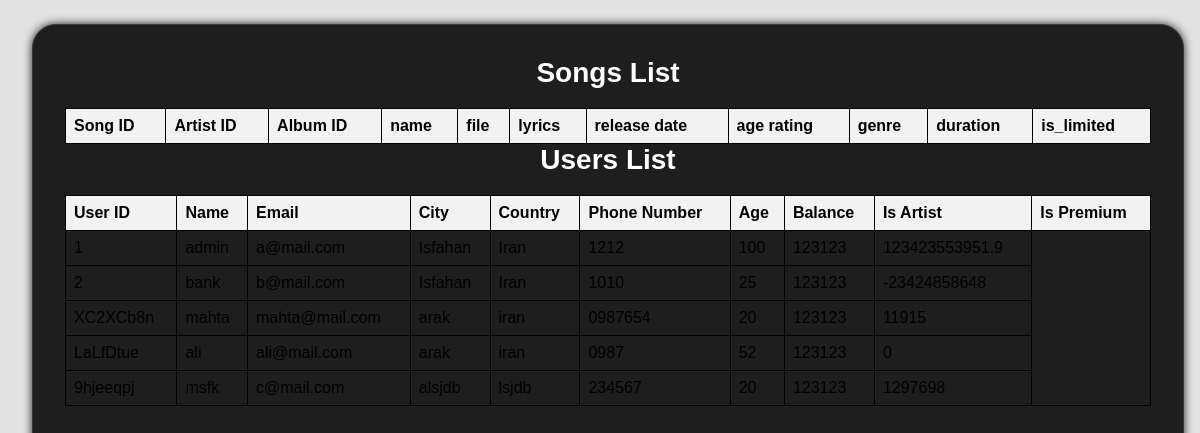
Page /participant on the committed database.
### tables this page shows
CREATE TABLE USERS (
            user_id TEXT PRIMARY KEY,
            name TEXT,
            email TEXT,
            city TEXT,
            country TEXT,
            phone TEXT,
            age INTEGER CHECK(age >= 9 AND age <= 120),
            password TEXT,
            balance INTEGER DEFAULT 0,
            is_artist BOOLEAN DEFAULT 0,
            is_premium BOOLEAN DEFAULT 0
        );

### app.py (the view)
@app.route("/participant")
def participants():
    with sqlite3.connect("database.db") as connect:
        cursor = connect.cursor()
        cursor.execute("SELECT * FROM USERS")
        data = cursor.fetchall()
    return render_template("participants.html", data=data)

### templates/participants.html (shortened to what this page needs)
<!DOCTYPE html>
<html>
  <head>
    <link
      rel="stylesheet"
      type="text/css"
      href="{{ url_for('static', filename='css/style.css') }}"
    />
  </head>
  <body>
    <div class="div-header">
      <h1>Songs List</h1>
      <table style="width: 100%">
        <tr>
          <th>Song ID</th>
          <th>Artist ID</th>
          <th>Album ID</th>
          <th>name</th>
          <th>file</th>
          <th>lyrics</th>
          <th>release date</th>
          <th>age rating</th>
          <th>genre</th>
          <th>duration</th>
          <th>is_limited</th>
        </tr>
      </table>
      <h1>Users List</h1>
      <table style="width: 100%">
        <tr>
          <th>User ID</th>
          <th>Name</th>
          <th>Email</th>
          <th>City</th>
          <th>Country</th>
          <th>Phone Number</th>
          <th>Age</th>
          <th>Balance</th>
          <th>Is Artist</th>
          <th>Is Premium</th>
        </tr>
        {% for participant in data %}
        <tr>
          <td>{{ participant[0] }}</td>
          <td>{{ participant[1] }}</td>
          <td>{{ participant[2] }}</td>
          <td>{{ participant[3] }}</td>
          <td>{{ participant[4] }}</td>
          <td>{{ participant[5] }}</td>
          <td>{{ participant[6] }}</td>
          <td>{{ participant[7] }}</td>
          <td>{{ participant[8] }}</td>
        </tr>
        {% endfor %}
      </table>
    </div>
  </body>
</html>

### static/css/style.css (style rules this page uses)
:root { --border-in: #9400d3; --border-out: hsl(0, 0%, 22%); --border-header: #383838; --background-main-card: #1e1e1f; --background-body: #000; --background-sub-div-card: #202022; --background-sub-div-card-2: rgba(44, 43, 43, 0.923); --background-header-title: hsl(240, 1%, 17%); --background-header-title-1: hsl(240, 1%, 20%); --box-shadow-1: 0 0 15px #111; --box-shadow-2: 0 0 10px #222; --box-shadow-3: 0 0 10px rgba(0, 0, 0, 0.722); font-family: "Poppins", sans-serif; --font-color-1: #fff; --font-color-2: #e2e2e2; --font-color-3: #d6d6d6bf; --font-color-4: #9400d3; --font-color-5: #000; --font-size-0: 28px; --font-size-1: 26px; --font-size-2: 18px; --font-size-3: 16px; --font-size-4: 12px; }
body { background-color:#e2e2e2; box-sizing: border-box; margin: 0; display: flex; flex-direction: column; min-height: 100vh; font-family: Arial, sans-serif; }
table { width: 100%; border-collapse: collapse; }
th, td { padding: 8px; text-align: left; border-bottom: 1px solid #ddd; }
.div-header { flex: 1; flex-direction: column; align-items: center; justify-content: flex-start; bottom: 2rem; top: 2rem; display: flex; text-align: center; min-width: 16rem; background-color: var(--background-main-card); border: 1px solid var(--border-out); border-radius: 1.5rem; box-shadow: var(--box-shadow-2); padding: 2rem; margin: 1.5rem 1rem 2rem 2rem; }
.div-header > * { margin-top: 0; }
.div-header h1 { font-size: var(--font-size-0); color: var(--font-color-1); }

### templates/participants.html (style rules this page uses)
table, th, td { border: 1px solid black; border-collapse: collapse; padding: 8px; }
th { background-color: #f2f2f2; }

### rows in the picture
USERS: user_id "1", name "admin", email "a@mail.com", city "Isfahan", country "Iran", phone "1212", age "100", password "123123", balance "123423553951.9"
USERS: user_id "2", name "bank", email "b@mail.com", city "Isfahan", country "Iran", phone "1010", age "25", password "123123", balance "-23424858648"
USERS: user_id "XC2XCb8n", name "mahta", email "mahta@mail.com", city "arak", country "iran", phone "0987654", age "20", password "123123", balance "11915"
USERS: user_id "LaLfDtue", name "ali", email "ali@mail.com", city "arak", country "iran", phone "0987", age "52", password "123123", balance "0"
USERS: user_id "9hjeeqpj", name "msfk", email "c@mail.com", city "alsjdb", country "lsjdb", phone "234567", age "20", password "123123", balance "1297698"
